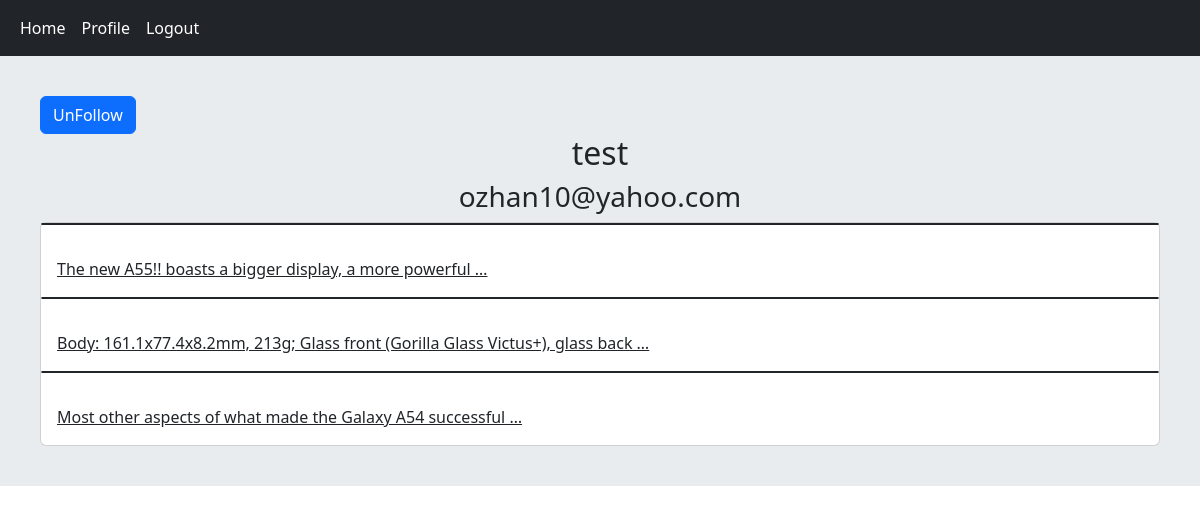
/account/profile/2/ (signed in), run on the app's committed database.
### home/models.py (models this page shows, shortened)
class Post(models.Model):
    user = models.ForeignKey(User,on_delete=models.CASCADE,related_name='posts')
    body = models.TextField()
    slug = models.SlugField()
    created = models.DateTimeField(auto_now_add=True)
    updated = models.DateTimeField(auto_now=True)
    class Meta():
        ordering = ['-updated']
    def get_absolute_url(self):
        return reverse('home:post_detail',args=(self.id,self.slug))

### account/views.py (the view)
# urls.py: path('profile/<user_id>/',views.UserProfileView.as_view(),name='user_profile'),
class UserProfileView(LoginRequiredMixin, View):
    def get(self, request, user_id):
        if_following = False
        user = get_object_or_404(User, pk=user_id)
        post = user.posts.all()
        relation = Relation.objects.filter(from_user = request.user , to_user=user)
        if relation.exists():
            if_following = True
        return render(request, 'account/profile.html', {'user': user, 'posts': post,'is_following':if_following})

### account/templates/account/profile.html (shortened to what this page needs)
{% extends 'base.html' %}
{% block content %}
    {% if request.user.id != user.id and not is_following %}
        <a href="{% url 'account:user_follow' user.id %}" class="btn btn-primary" > Follow </a>
    {% elif request.user.id != user.id and is_following %}
        <a href="{% url 'account:user_unfollow' user.id %}" class="btn btn-primary" > UnFollow </a>
    {% endif %}
    <h2 class="text-center" > {{ user.username }} </h2>
    <h3 class="text-center" > {{ user.email }} </h3>
    <div class="card" >
        {% for post in posts %}
        <h2 class="card border-dark mb-3">  </h2>
            <a href="{{ post.get_absolute_url }}" class="card-body" > {{ post.body|truncatewords:10 }}  </a>
        {% endfor %}
    </div>
{% endblock %}

### data on the page
Post: body "The new A55!! boasts a bigger display, a more powerful …"
Post: body "Body: 161.1x77.4x8.2mm, 213g; Glass front (Gorilla Glass Victus+), glass back …"
Post: body "Most other aspects of what made the Galaxy A54 successful …"

### other printed values
{{ user.username }} "test"
{{ user.email }} "ozhan10@yahoo.com"
